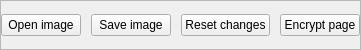
            <widget class="QFrame" name="frame_3">
             <property name="maximumSize">
              <size>
               <width>16777215</width>
               <height>50</height>
              </size>
             </property>
             <property name="frameShape">
              <enum>QFrame::StyledPanel</enum>
             </property>
             <property name="frameShadow">
              <enum>QFrame::Raised</enum>
             </property>
             <layout class="QHBoxLayout" name="horizontalLayout_2">
              <property name="spacing">
               <number>10</number>
              </property>
              <property name="leftMargin">
               <number>0</number>
              </property>
              <property name="topMargin">
               <number>0</number>
              </property>
              <property name="rightMargin">
               <number>0</number>
              </property>
              <property name="bottomMargin">
               <number>0</number>
              </property>
              <item>
               <widget class="QPushButton" name="open_image_btn">
                <property name="text">
                 <string>Open image</string>
                </property>
               </widget>
              </item>
              <item>
               <widget class="QPushButton" name="save_decrypted_image_btn">
                <property name="text">
                 <string>Save image</string>
                </property>
               </widget>
              </item>
              <item>
               <widget class="QPushButton" name="reset_btn">
                <property name="text">
                 <string>Reset changes</string>
                </property>
               </widget>
              </item>
              <item>
               <widget class="QPushButton" name="encrypt_page_btn">
                <property name="text">
                 <string>Encrypt page</string>
                </property>
               </widget>
              </item>
             </layout>
            </widget>
